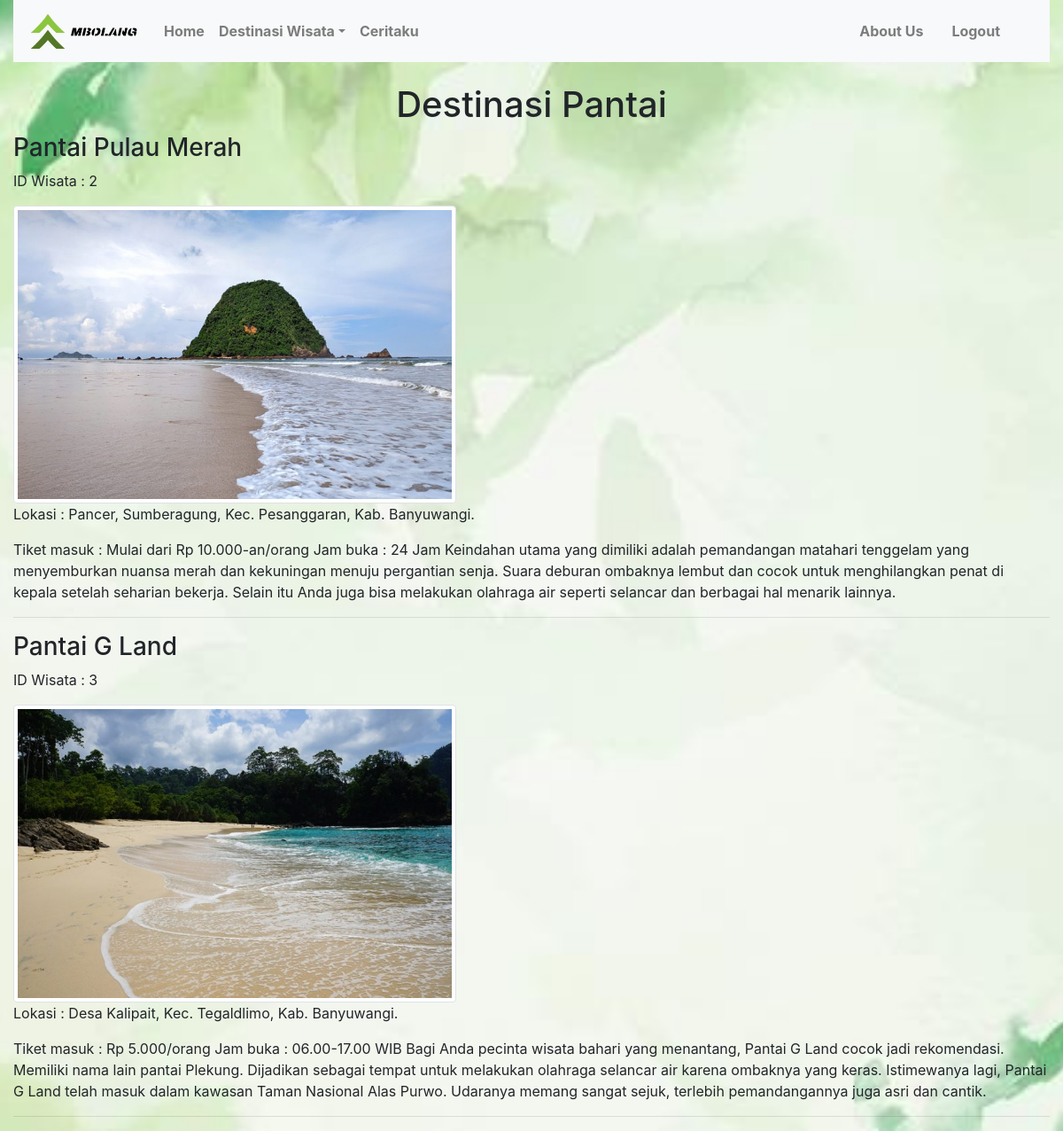
Page /pantai.php on the committed database.
### tables this page shows
CREATE TABLE `tbwisata` (
  `id_wisata` int(5) NOT NULL,
  `nama` varchar(35) NOT NULL,
  `kategori` varchar(35) NOT NULL,
  `alamat` varchar(100) NOT NULL,
  `keterangan` varchar(650) NOT NULL,
  `foto` varchar(35) NOT NULL
);

### pantai.php (the view, shortened to what this page needs)
<!DOCTYPE html>
<html>
<head>
  <link rel="stylesheet" type="text/css" href="css/bootstrap.min.css" />
  <link rel="stylesheet" href="style.css" media="screen" title="no title">
  <link rel="stylesheet" href="https://use.fontawesome.com/releases/v5.6.3/css/all.css">
</head>
</head>
<body>
  <div class="container-fluid">
    <nav class="navbar navbar-expand-md nav-justified bg-light navbar-light">
    <a class="navbar-brand" href="#">
      <img src="img/logo1.png" alt="Logo" style="width:130px;">
    </a>
    <div class="collapse navbar-collapse" id="collapsibleNavbar">
      <ul class="nav navbar-nav mr-auto">
        <li class="nav-item">
          <a class="nav-link" href="index.php"><b>Home</b></a>
        </li>
        <li class="nav-item dropdown">
            <a class="nav-link dropdown-toggle" data-toggle="dropdown" href="#"><b>Destinasi Wisata</b></a>
        </li>
        <li class="nav-item">
          <a class="nav-link" href="cerita.php"><b>Ceritaku</b></a>
        </li>
      </ul>
      <ul class="nav navbar-nav mr-3">
        <li class="nav-item">
          <a class="nav-link mr-3" href="home.html"><b>About Us</b></a>
        </li>
        <li>
          <a href="logout.php" class="nav-link mr-3"><b>Logout</b></a>
        </li>
      </ul>
    </div>
    </nav>
  </div>
<div class="container-fluid">
  <br>
  <center><b><h1>Destinasi Pantai</h1></b></center>
  <?php
    include 'koneksi.php';
    extract($_GET);
    $query = "SELECT * FROM tbwisata WHERE kategori='Pantai'";
    $q_tampil_anggota = mysqli_query($db, $query);
    if(mysqli_num_rows($q_tampil_anggota)>0){
      while($r_tampil_anggota=mysqli_fetch_array($q_tampil_anggota)){
        if(empty($r_tampil_anggota['foto'])or($r_tampil_anggota['foto']=='-')){
          $foto = "admin-no-photo.jpg";
        }
        else{
          $foto = $r_tampil_anggota['foto'];
        }
    ?>
    <h3><?php echo $r_tampil_anggota['nama']; ?></h3>
    <p>ID Wisata : <?php echo $r_tampil_anggota['id_wisata']; ?></p>
    <img src="img/<?php echo $foto; ?>" class="img-thumbnail" style="width: 500px;">
    <p>Lokasi : <?php echo $r_tampil_anggota['alamat']; ?></p>
    <p><?php echo $r_tampil_anggota['keterangan']; ?></p>
    <hr>
    <?php
      }
    }
    else {
      echo "<tr><td colspan=6>Data Tidak Ditemukan</td></tr>";
    }?>
</div>
</body>
</html>

### style.css (style rules this page uses)
html { scroll-behavior: smooth; }
body { margin: 0; padding: 0; background-image: url(img/background.jpg); background-size: cover; background-position: center; background-repeat: no-repeat; background-attachment: fixed; }

### rows in the picture
tbwisata: nama "Pantai Pulau Merah", id_wisata "2", foto (picture), alamat "Pancer, Sumberagung, Kec. Pesanggaran, Kab. Banyuwangi.", keterangan "Tiket masuk : Mulai dari Rp 10.000-an/orang Jam buka : 24 Jam Keindahan utama yang dimiliki adalah pemandangan matahari tenggelam yang menyemburkan nuansa merah dan kekuningan menuju pergantian senja. Suara deburan ombaknya lembut dan cocok untuk menghilangkan penat di kepala setelah seharian bekerja. Selain itu Anda juga bisa melakukan olahraga air seperti selancar dan berbagai hal menarik lainnya."
tbwisata: nama "Pantai G Land", id_wisata "3", foto (picture), alamat "Desa Kalipait, Kec. Tegaldlimo, Kab. Banyuwangi.", keterangan "Tiket masuk : Rp 5.000/orang Jam buka : 06.00-17.00 WIB Bagi Anda pecinta wisata bahari yang menantang, Pantai G Land cocok jadi rekomendasi. Memiliki nama lain pantai Plekung. Dijadikan sebagai tempat untuk melakukan olahraga selancar air karena ombaknya yang keras. Istimewanya lagi, Pantai G Land telah masuk dalam kawasan Taman Nasional Alas Purwo. Udaranya memang sangat sejuk, terlebih pemandangannya juga asri dan cantik."
